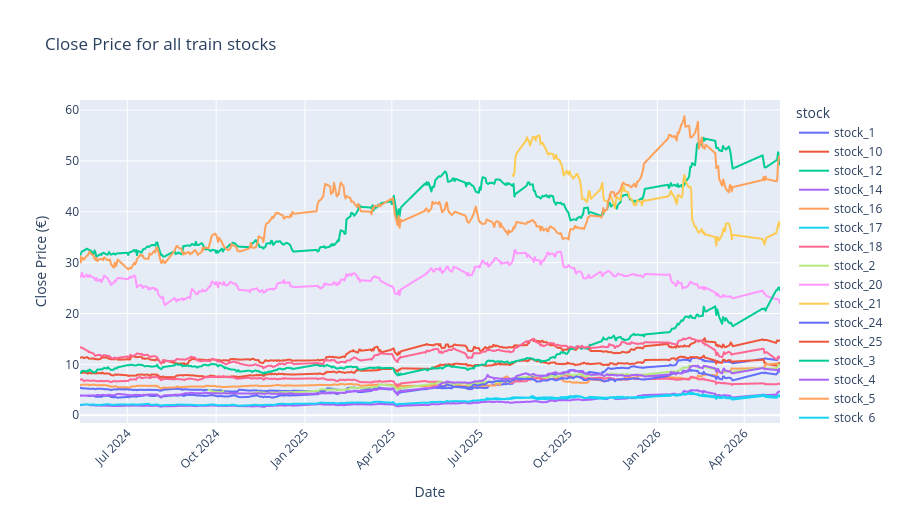

The code cell stored with this chart in its notebook:
### Code cell
# Plot all stocks in one plot

df_all = pd.concat([
    df.assign(stock=stock_name)
    for stock_name, df in all_dataframes_filtered['train'].items()
])
fig = px.line(df_all, x='Date', y='Close', color='stock',
              title='Close Price for all train stocks',
              labels={'Close': 'Close Price (€)'},
              height=510,
              width=900)

fig.update_xaxes(tickangle=-45)
fig.show()

### Figure 1 — Plotly figure (JSON) as saved in the notebook; plotly's stock layout.template omitted (floating-point values rounded to 4 significant figures; data arrays with more than 128 entries replaced by an {"elided": "..."} marker saying what was removed)
{"data": [{"hovertemplate": "stock=stock_1<br>Date=%{x}<br>Close Price (€)=%{y}<extra></extra>", "legendgroup": "stock_1", "line": {"color": "#636efa", "dash": "solid"}, "marker": {"symbol": "circle"}, "mode": "lines", "name": "stock_1", "showlegend": true, "x": {"elided": "405 str values"}, "xaxis": "x", "y": {"elided": "405 float values"}, "yaxis": "y", "type": "scattergl"}, {"hovertemplate": "stock=stock_10<br>Date=%{x}<br>Close Price (€)=%{y}<extra></extra>", "legendgroup": "stock_10", "line": {"color": "#EF553B", "dash": "solid"}, "marker": {"symbol": "circle"}, "mode": "lines", "name": "stock_10", "showlegend": true, "x": {"elided": "400 str values"}, "xaxis": "x", "y": {"elided": "400 float values"}, "yaxis": "y", "type": "scattergl"}, {"hovertemplate": "stock=stock_12<br>Date=%{x}<br>Close Price (€)=%{y}<extra></extra>", "legendgroup": "stock_12", "line": {"color": "#00cc96", "dash": "solid"}, "marker": {"symbol": "circle"}, "mode": "lines", "name": "stock_12", "showlegend": true, "x": {"elided": "405 str values"}, "xaxis": "x", "y": {"elided": "405 float values"}, "yaxis": "y", "type": "scattergl"}, {"hovertemplate": "stock=stock_14<br>Date=%{x}<br>Close Price (€)=%{y}<extra></extra>", "legendgroup": "stock_14", "line": {"color": "#ab63fa", "dash": "solid"}, "marker": {"symbol": "circle"}, "mode": "lines", "name": "stock_14", "showlegend": true, "x": {"elided": "405 str values"}, "xaxis": "x", "y": {"elided": "405 float values"}, "yaxis": "y", "type": "scattergl"}, {"hovertemplate": "stock=stock_16<br>Date=%{x}<br>Close Price (€)=%{y}<extra></extra>", "legendgroup": "stock_16", "line": {"color": "#FFA15A", "dash": "solid"}, "marker": {"symbol": "circle"}, "mode": "lines", "name": "stock_16", "showlegend": true, "x": {"elided": "405 str values"}, "xaxis": "x", "y": {"elided": "405 float values"}, "yaxis": "y", "type": "scattergl"}, {"hovertemplate": "stock=stock_17<br>Date=%{x}<br>Close Price (€)=%{y}<extra></extra>", "legendgroup": "stock_17", "line": {"color": "#19d3f3", "dash": "solid"}, "marker": {"symbol": "circle"}, "mode": "lines", "name": "stock_17", "showlegend": true, "x": {"elided": "395 str values"}, "xaxis": "x", "y": {"elided": "395 float values"}, "yaxis": "y", "type": "scattergl"}, {"hovertemplate": "stock=stock_18<br>Date=%{x}<br>Close Price (€)=%{y}<extra></extra>", "legendgroup": "stock_18", "line": {"color": "#FF6692", "dash": "solid"}, "marker": {"symbol": "circle"}, "mode": "lines", "name": "stock_18", "showlegend": true, "x": {"elided": "405 str values"}, "xaxis": "x", "y": {"elided": "405 float values"}, "yaxis": "y", "type": "scattergl"}, {"hovertemplate": "stock=stock_2<br>Date=%{x}<br>Close Price (€)=%{y}<extra></extra>", "legendgroup": "stock_2", "line": {"color": "#B6E880", "dash": "solid"}, "marker": {"symbol": "circle"}, "mode": "lines", "name": "stock_2", "showlegend": true, "x": {"elided": "320 str values"}, "xaxis": "x", "y": {"elided": "320 float values"}, "yaxis": "y", "type": "scattergl"}, {"hovertemplate": "stock=stock_20<br>Date=%{x}<br>Close Price (€)=%{y}<extra></extra>", "legendgroup": "stock_20", "line": {"color": "#FF97FF", "dash": "solid"}, "marker": {"symbol": "circle"}, "mode": "lines", "name": "stock_20", "showlegend": true, "x": {"elided": "405 str values"}, "xaxis": "x", "y": {"elided": "405 float values"}, "yaxis": "y", "type": "scattergl"}, {"hovertemplate": "stock=stock_21<br>Date=%{x}<br>Close Price (€)=%{y}<extra></extra>", "legendgroup": "stock_21", "line": {"color": "#FECB52", "dash": "solid"}, "marker": {"symbol": "circle"}, "mode": "lines", "name": "stock_21", "showlegend": true, "x": {"elided": "145 str values"}, "xaxis": "x", "y": {"elided": "145 float values"}, "yaxis": "y", "type": "scattergl"}, {"hovertemplate": "stock=stock_24<br>Date=%{x}<br>Close Price (€)=%{y}<extra></extra>", "legendgroup": "stock_24", "line": {"color": "#636efa", "dash": "solid"}, "marker": {"symbol": "circle"}, "mode": "lines", "name": "stock_24", "showlegend": true, "x": {"elided": "405 str values"}, "xaxis": "x", "y": {"elided": "405 float values"}, "yaxis": "y", "type": "scattergl"}, {"hovertemplate": "stock=stock_25<br>Date=%{x}<br>Close Price (€)=%{y}<extra></extra>", "legendgroup": "stock_25", "line": {"color": "#EF553B", "dash": "solid"}, "marker": {"symbol": "circle"}, "mode": "lines", "name": "stock_25", "showlegend": true, "x": {"elided": "405 str values"}, "xaxis": "x", "y": {"elided": "405 float values"}, "yaxis": "y", "type": "scattergl"}, {"hovertemplate": "stock=stock_3<br>Date=%{x}<br>Close Price (€)=%{y}<extra></extra>", "legendgroup": "stock_3", "line": {"color": "#00cc96", "dash": "solid"}, "marker": {"symbol": "circle"}, "mode": "lines", "name": "stock_3", "showlegend": true, "x": {"elided": "405 str values"}, "xaxis": "x", "y": {"elided": "405 float values"}, "yaxis": "y", "type": "scattergl"}, {"hovertemplate": "stock=stock_4<br>Date=%{x}<br>Close Price (€)=%{y}<extra></extra>", "legendgroup": "stock_4", "line": {"color": "#ab63fa", "dash": "solid"}, "marker": {"symbol": "circle"}, "mode": "lines", "name": "stock_4", "showlegend": true, "x": {"elided": "405 str values"}, "xaxis": "x", "y": {"elided": "405 float values"}, "yaxis": "y", "type": "scattergl"}, {"hovertemplate": "stock=stock_5<br>Date=%{x}<br>Close Price (€)=%{y}<extra></extra>", "legendgroup": "stock_5", "line": {"color": "#FFA15A", "dash": "solid"}, "marker": {"symbol": "circle"}, "mode": "lines", "name": "stock_5", "showlegend": true, "x": {"elided": "405 str values"}, "xaxis": "x", "y": {"elided": "405 float values"}, "yaxis": "y", "type": "scattergl"}, {"hovertemplate": "stock=stock_6<br>Date=%{x}<br>Close Price (€)=%{y}<extra></extra>", "legendgroup": "stock_6", "line": {"color": "#19d3f3", "dash": "solid"}, "marker": {"symbol": "circle"}, "mode": "lines", "name": "stock_6", "showlegend": true, "x": {"elided": "165 str values"}, "xaxis": "x", "y": {"elided": "165 float values"}, "yaxis": "y", "type": "scattergl"}, {"hovertemplate": "stock=stock_7<br>Date=%{x}<br>Close Price (€)=%{y}<extra></extra>", "legendgroup": "stock_7", "line": {"color": "#FF6692", "dash": "solid"}, "marker": {"symbol": "circle"}, "mode": "lines", "name": "stock_7", "showlegend": true, "x": {"elided": "405 str values"}, "xaxis": "x", "y": {"elided": "405 float values"}, "yaxis": "y", "type": "scattergl"}], "layout": {"xaxis": {"anchor": "y", "domain": [0.0, 1.0], "title": {"text": "Date"}, "tickangle": -45}, "yaxis": {"anchor": "x", "domain": [0.0, 1.0], "title": {"text": "Close Price (€)"}}, "legend": {"title": {"text": "stock"}, "tracegroupgap": 0}, "title": {"text": "Close Price for all train stocks"}, "height": 510, "width": 900}}
